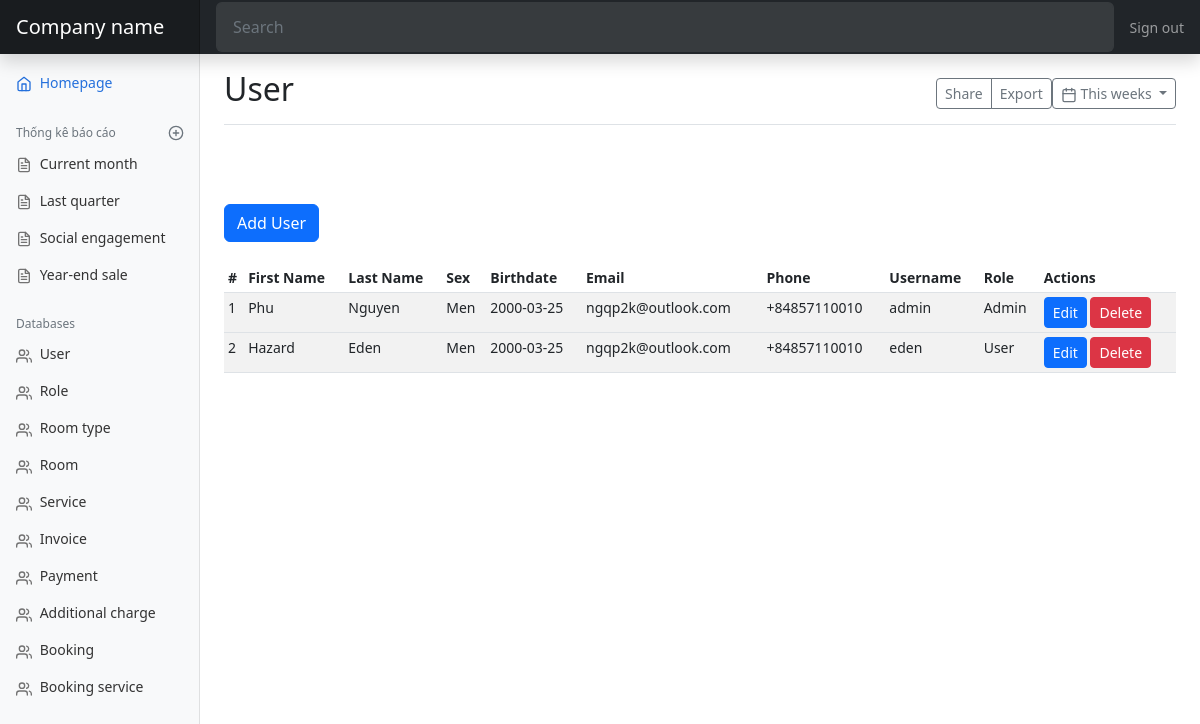
/user, run on the app's committed database.
### models.py (models this page shows, shortened)
class User(db.Model):
    id = db.Column(db.Integer, primary_key=True)
    first_name = db.Column(db.String(50))
    last_name = db.Column(db.String(50))
    sex = db.Column(db.Enum(Sex))
    birthdate = db.Column(db.Date)
    email = db.Column(db.String(50))
    phone = db.Column(db.String(50))
    username = db.Column(db.String(255), unique=True)
    hash_password = db.Column(db.String(255))
    rold_id = db.Column(db.Integer, db.ForeignKey('role.id'))
    role = db.relationship('Role', backref=db.backref('user', lazy=True))
    @property
    def password(self):
        raise AttributeError('password: write-only field')

class Role(db.Model):
    id = db.Column(db.Integer, primary_key=True)
    name = db.Column(db.String(50))
    def __str__(self) -> str:
        return self.name

### views.py (the view)
@app.route('/user')
def user_page():
    users = models.User.query.all()
    return render_template('mdUser.html', users=users)

### views.py (called while the page is built)
@app.template_filter()
def to_string(obj):
    if isinstance(obj, enum.Enum):
        return obj.name
    return obj

### templates/mdUser.html (shortened to what this page needs)
{% extends 'admin.html' %}
{% block title %}User{% endblock %}
{% block content %}
<a href="{{ url_for('add_user') }}" class="btn btn-primary" tabindex="-1" role="button">Add User</a>
<br/>
<br/>
<div class="table-responsive">
  <table class="table table-striped table-sm">
    <thead>
      <tr>
        <th>#</th>
        <th>First Name</th>
        <th>Last Name</th>
        <th>Sex</th>
        <th>Birthdate</th>
        <th>Email</th>
        <th>Phone</th>
        <th>Username</th>
        <th>Role</th>
        <th>Actions</th>
      </tr>
    </thead>
    <tbody>
      {% for user in users %}
      <tr>
        <td>{{ user.id }}</td>
        <td>{{ user.first_name }}</td>
        <td>{{ user.last_name }}</td>
        <td>{{ user.sex | to_string }}</td>
        <td>{{ user.birthdate }}</td>
        <td>{{ user.email }}</td>
        <td>{{ user.phone }}</td>
        <td>{{ user.username }}</td>
        <td>{{ user.role }}</td>
        <td>
          <a href="{{ url_for('edit_user', user_id=user.id) }}" class="btn btn-primary btn-sm">Edit</a>
          <a href="{{ url_for('delete_user', user_id=user.id) }}" class="btn btn-danger btn-sm">Delete</a>
        </td>
      <tr>
        {% endfor %}
    </tbody>
  </table>
</div>
{% endblock %}

### static/dashboard.css (style rules this page uses)
body { font-size: .875rem; }

### data on the page
User: id "1", first_name "Phu", last_name "Nguyen", sex|to_string "Men", birthdate "2000-03-25", email "ngqp2k@outlook.com", phone "+84857110010", username "admin", role "Admin"
User: id "2", first_name "Hazard", last_name "Eden", sex|to_string "Men", birthdate "2000-03-25", email "ngqp2k@outlook.com", phone "+84857110010", username "eden", role "User"
